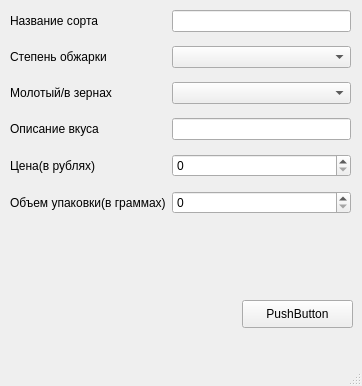
<?xml version="1.0" encoding="UTF-8"?>
<ui version="4.0">
 <class>MainWindow</class>
 <widget class="QMainWindow" name="MainWindow">
  <property name="geometry">
   <rect>
    <x>0</x>
    <y>0</y>
    <width>362</width>
    <height>386</height>
   </rect>
  </property>
  <property name="windowTitle">
   <string>MainWindow</string>
  </property>
  <widget class="QWidget" name="centralwidget">
   <widget class="QWidget" name="formLayoutWidget">
    <property name="geometry">
     <rect>
      <x>10</x>
      <y>10</y>
      <width>341</width>
      <height>204</height>
     </rect>
    </property>
    <layout class="QFormLayout" name="formLayout">
     <property name="verticalSpacing">
      <number>14</number>
     </property>
     <item row="0" column="0">
      <widget class="QLabel" name="label">
       <property name="text">
        <string>Название сорта</string>
       </property>
      </widget>
     </item>
     <item row="1" column="0">
      <widget class="QLabel" name="label_2">
       <property name="text">
        <string>Степень обжарки</string>
       </property>
      </widget>
     </item>
     <item row="2" column="0">
      <widget class="QLabel" name="label_3">
       <property name="text">
        <string>Молотый/в зернах</string>
       </property>
      </widget>
     </item>
     <item row="3" column="0">
      <widget class="QLabel" name="label_4">
       <property name="text">
        <string>Описание вкуса</string>
       </property>
      </widget>
     </item>
     <item row="4" column="0">
      <widget class="QLabel" name="label_5">
       <property name="text">
        <string>Цена(в рублях)</string>
       </property>
      </widget>
     </item>
     <item row="5" column="0">
      <widget class="QLabel" name="label_6">
       <property name="text">
        <string>Объем упаковки(в граммах)</string>
       </property>
      </widget>
     </item>
     <item row="0" column="1">
      <widget class="QLineEdit" name="lineEdit"/>
     </item>
     <item row="1" column="1">
      <widget class="QComboBox" name="comboBox"/>
     </item>
     <item row="2" column="1">
      <widget class="QComboBox" name="comboBox_2"/>
     </item>
     <item row="3" column="1">
      <widget class="QLineEdit" name="lineEdit_2"/>
     </item>
     <item row="5" column="1">
      <widget class="QSpinBox" name="spinBox_2"/>
     </item>
     <item row="4" column="1">
      <widget class="QSpinBox" name="spinBox"/>
     </item>
    </layout>
   </widget>
   <widget class="QPushButton" name="pushButton">
    <property name="geometry">
     <rect>
      <x>242</x>
      <y>300</y>
      <width>111</width>
      <height>28</height>
     </rect>
    </property>
    <property name="text">
     <string>PushButton</string>
    </property>
   </widget>
  </widget>
  <widget class="QMenuBar" name="menubar">
   <property name="geometry">
    <rect>
     <x>0</x>
     <y>0</y>
     <width>362</width>
     <height>26</height>
    </rect>
   </property>
  </widget>
  <widget class="QStatusBar" name="statusbar"/>
 </widget>
 <resources/>
 <connections/>
</ui>
